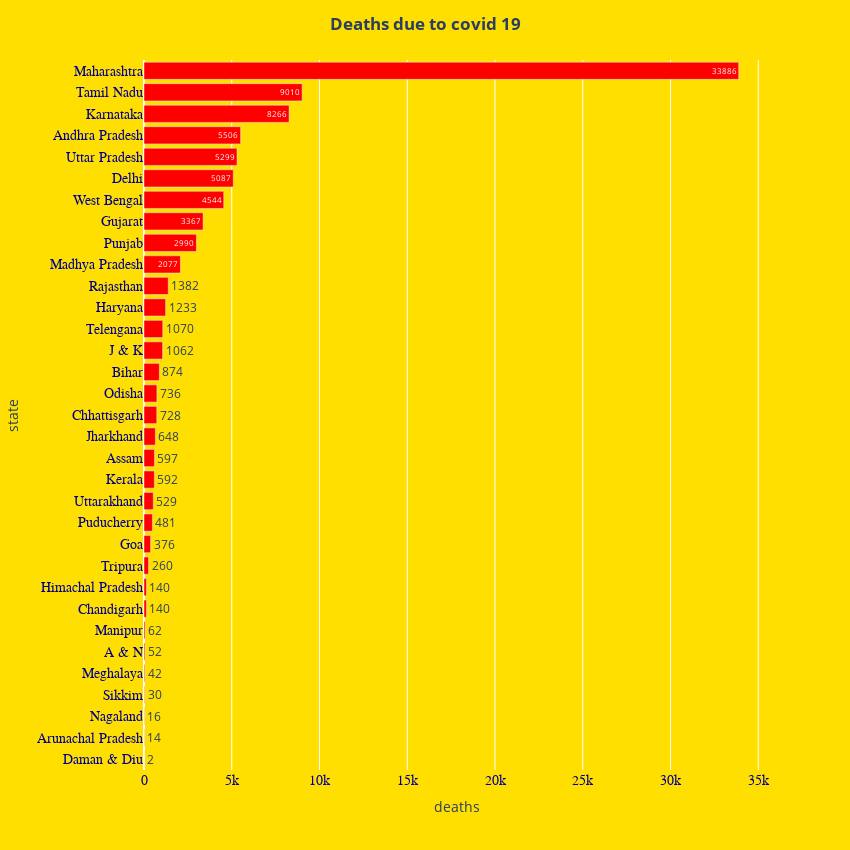

Notebook code for this chart:
### Code cell
deaths = merged.sort_values('deaths', ascending = True)
deaths = deaths[deaths.deaths > 0 ]
lowd = deaths.head(10)
highd = deaths.tail(10)
fig = px.bar(deaths, x="deaths", y="state", orientation='h', text = 'deaths')
fig.update_layout(
    title_text='<b>Deaths due to covid 19<b>',
    title_x=0.5,
    paper_bgcolor='rgb(255,223,0)',
    plot_bgcolor = "rgb(255,223,0)",
    autosize=False,
    width=850,
    height= 850)
fig.update_traces(marker_color='red')
fig.update_xaxes(tickfont=dict(family='Rockwell', color='darkblue', size=14))
fig.update_yaxes(tickfont=dict(family='Rockwell', color='darkblue', size=14))
fig.show()

### Figure 1 — Plotly figure (JSON) as saved in the notebook; plotly's stock layout.template omitted (floating-point values rounded to 4 significant figures)
{"data": [{"alignmentgroup": "True", "hovertemplate": "deaths=%{text}<br>state=%{y}<extra></extra>", "legendgroup": "", "marker": {"color": "red"}, "name": "", "offsetgroup": "", "orientation": "h", "showlegend": false, "text": [2, 14, 16, 30, 42, 52, 62, 140, 140, 260, 376, 481, 529, 592, 597, 648, 728, 736, 874, 1062, 1070, 1233, 1382, 2077, 2990, 3367, 4544, 5087, 5299, 5506, 8266, 9010, 33886], "textposition": "auto", "type": "bar", "x": [2, 14, 16, 30, 42, 52, 62, 140, 140, 260, 376, 481, 529, 592, 597, 648, 728, 736, 874, 1062, 1070, 1233, 1382, 2077, 2990, 3367, 4544, 5087, 5299, 5506, 8266, 9010, 33886], "xaxis": "x", "y": ["Daman & Diu", "Arunachal Pradesh", "Nagaland", "Sikkim", "Meghalaya", "A & N", "Manipur", "Chandigarh", "Himachal Pradesh", "Tripura", "Goa", "Puducherry", "Uttarakhand", "Kerala", "Assam", "Jharkhand", "Chhattisgarh", "Odisha", "Bihar", "J & K", "Telengana", "Haryana", "Rajasthan", "Madhya Pradesh", "Punjab", "Gujarat", "West Bengal", "Delhi", "Uttar Pradesh", "Andhra Pradesh", "Karnataka", "Tamil Nadu", "Maharashtra"], "yaxis": "y"}], "layout": {"autosize": false, "barmode": "relative", "height": 850, "legend": {"tracegroupgap": 0}, "margin": {"t": 60}, "paper_bgcolor": "rgb(255,223,0)", "plot_bgcolor": "rgb(255,223,0)", "title": {"text": "<b>Deaths due to covid 19<b>", "x": 0.5}, "width": 850, "xaxis": {"anchor": "y", "domain": [0, 1], "tickfont": {"color": "darkblue", "family": "Rockwell", "size": 14}, "title": {"text": "deaths"}, "type": "linear", "range": [0, 35670.0], "autorange": true}, "yaxis": {"anchor": "x", "domain": [0, 1], "tickfont": {"color": "darkblue", "family": "Rockwell", "size": 14}, "title": {"text": "state"}, "type": "category", "range": [-0.5, 32.5], "autorange": true}}}
